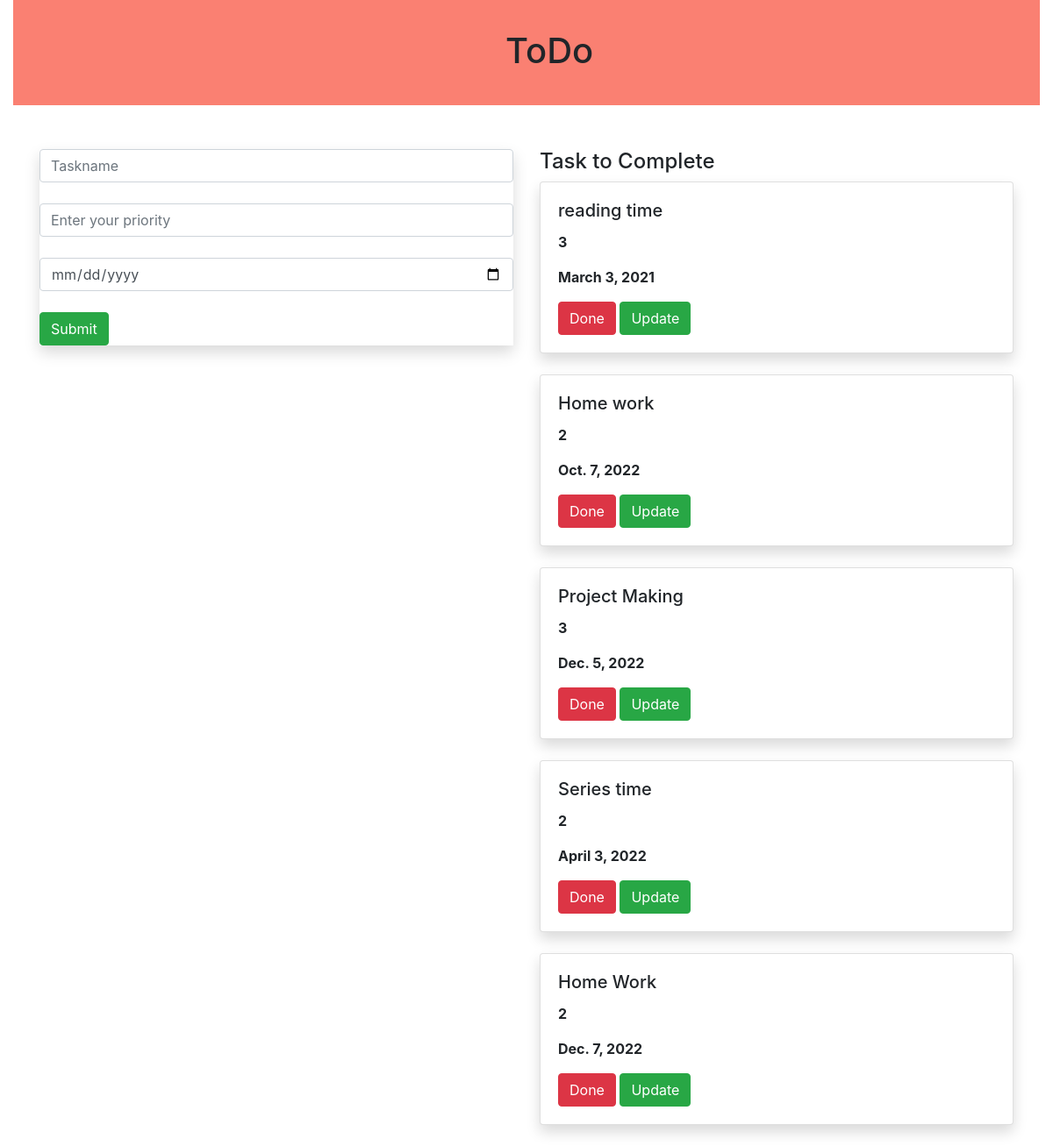
The page / on the database its author committed.
### todoapp/models.py (models this page shows, shortened)
class Task(models.Model):
    name=models.CharField(max_length=250)
    priority=models.IntegerField()
    date=models.DateField()

### todoapp/views.py (the view)
# urls.py: path('',views.add,name='add'),
def add(request):
    task1 = Task.objects.all()
    if request.method=='POST':
        name=request.POST.get('task','')
        priority=request.POST.get('priority','')
        date=request.POST.get('date','')
        task=Task(name=name,priority=priority,date=date)
        task.save()
    return render(request,'home.html',{'task1':task1})

### templates/home.html (shortened to what this page needs)
{% extends 'base.html' %}
{% block content %}
<div class="container-fluid">
    <div class="row">
        <div class="col-md-12">
            <div class="banner">
                <div class="banner-text">
                    <h1>ToDo</h1>
                </div>
            </div>
        </div>
    </div>
</div>
<div class="container">
    <div class="row">
        <div class="col-md-6">
        <form method="POST" class="mb-3 shadow">
            <div class="form_group">
                <input type="text" class="form-control" name="task" placeholder="Taskname"> <br>
            </div>
            <div class="form_group">
                <input type="text" class="form-control" name="priority" placeholder="Enter your priority"> <br>
            </div>
             <div class="form_group">
                <input type="date" class="form-control" name="date" placeholder="Enter your date"> <br>
            </div>
                <input type="submit" class="btn btn-success"><br>
        </form>
{{i.priority}}<br>
        </div>
        <div class="col-md-6">
            <h4>Task to Complete</h4>
            {% for i in task1 %}
            <div class="shadow card">
                <div class="card-body">
                    <h5 class="card-title">{{i.name}}</h5>
                    <p><b>{{i.priority}}</b></p>
                    <p><b>{{i.date}}</b></p>
                    <a class="btn btn-danger" href="{% url 'delete' i.id %}">Done</a>
                    <a class="btn btn-success" href="{% url 'update' i.id %}">Update</a>
                </div>
            </div>
            <br>
            {% endfor %}
        </div>
    </div>
</div>
{% endblock %}

### templates/base.html (shortened to what this page needs)
{% load static %}
<html lang="en">
<head>
<link rel="stylesheet" href="https://cdn.jsdelivr.net/npm/bootstrap@4.5.3/dist/css/bootstrap.min.css">
</head>
<link rel="stylesheet" href="{% static 'style.css'%}">
<body>
{% block content %}
{% endblock %}
</body>
</html>

### static/style.css (style rules this page uses)
.banner { background-color:Salmon; width:100%; height:120px; margin-bottom:50px; }
.banner-text { left:48%; top:20%; position:absolute; transform:transform; }

### rows shown on the page
Task: name "reading time", priority "3", date "March 3, 2021"
Task: name "Home work", priority "2", date "Oct. 7, 2022"
Task: name "Project Making", priority "3", date "Dec. 5, 2022"
Task: name "Series time", priority "2", date "April 3, 2022"
Task: name "Home Work", priority "2", date "Dec. 7, 2022"
